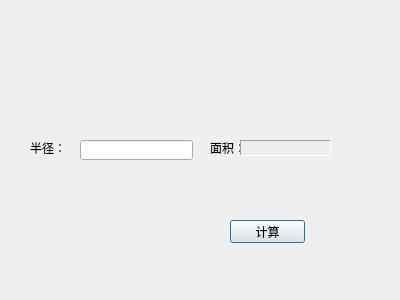
<?xml version="1.0" encoding="UTF-8"?>
<ui version="4.0">
 <class>Dialog</class>
 <widget class="QDialog" name="Dialog">
  <property name="geometry">
   <rect>
    <x>0</x>
    <y>0</y>
    <width>400</width>
    <height>300</height>
   </rect>
  </property>
  <property name="windowTitle">
   <string>Dialog</string>
  </property>
  <widget class="QLabel" name="radiusLabel">
   <property name="geometry">
    <rect>
     <x>30</x>
     <y>140</y>
     <width>54</width>
     <height>16</height>
    </rect>
   </property>
   <property name="text">
    <string>半径：</string>
   </property>
  </widget>
  <widget class="QLabel" name="areaLable_1">
   <property name="geometry">
    <rect>
     <x>210</x>
     <y>140</y>
     <width>54</width>
     <height>16</height>
    </rect>
   </property>
   <property name="text">
    <string>面积：</string>
   </property>
  </widget>
  <widget class="QLabel" name="areaLable_2">
   <property name="geometry">
    <rect>
     <x>240</x>
     <y>140</y>
     <width>91</width>
     <height>16</height>
    </rect>
   </property>
   <property name="frameShape">
    <enum>QFrame::Panel</enum>
   </property>
   <property name="frameShadow">
    <enum>QFrame::Sunken</enum>
   </property>
   <property name="text">
    <string/>
   </property>
  </widget>
  <widget class="QLineEdit" name="radiusLineEdit">
   <property name="geometry">
    <rect>
     <x>80</x>
     <y>140</y>
     <width>113</width>
     <height>20</height>
    </rect>
   </property>
  </widget>
  <widget class="QPushButton" name="countBtn">
   <property name="geometry">
    <rect>
     <x>230</x>
     <y>220</y>
     <width>75</width>
     <height>23</height>
    </rect>
   </property>
   <property name="text">
    <string>计算</string>
   </property>
  </widget>
 </widget>
 <layoutdefault spacing="6" margin="11"/>
 <resources/>
 <connections/>
</ui>
